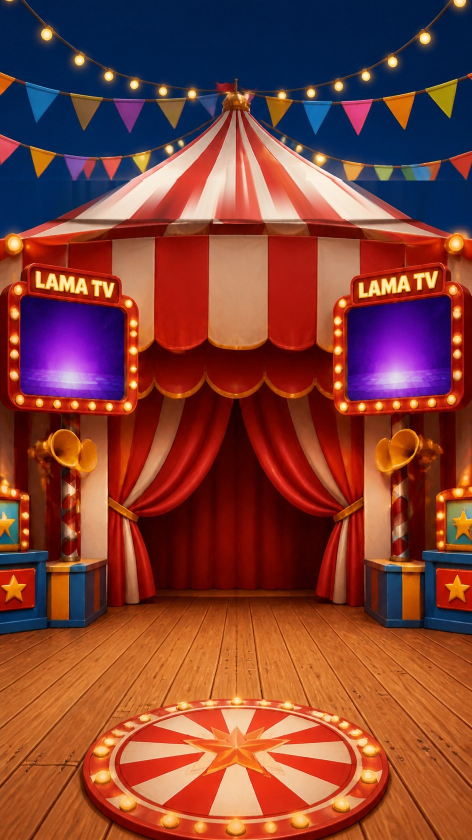
#> input picture lama-basket/web/img/bg.jpg, 944 x 1680 px, found by its file name (shown at 1/2 size)
$ python erase_rail.py ../web/img/bg.jpg
#> lines starting #> are read from the running program, lines starting #| are printed output that depends on the picture; after the words box and inside, x2 and y2 are one past the last pixel; in counts of white or black regions, pixels touching at a corner belong together
"""Efface le rail métallique peint en travers du chapiteau dans img/bg.jpg (et met à jour img/sky_mask.png).

Le jeu dessine sa propre rampe lumineuse plus haut, pour suspendre le panier au-dessus du chapiteau.
- toile : reconstruction le long des rayures (rayons partant du sommet), en fondu entre la rangée
  au-dessus et la rangée au-dessous du rail ; l'ombre du chariot peint est remplacée par la bande rouge voisine ;
- ciel : interpolation verticale des pixels de ciel de chaque colonne (sans les fanions).
Usage : python3 erase_rail.py <dossier img>   (à lancer une seule fois, après prep_assets.py)
"""
import sys

import numpy as np
from PIL import Image, ImageFilter

D = sys.argv[1]
a = np.asarray(Image.open(D + '/bg.jpg').convert('RGB')).astype(np.float32)
H, W, _ = a.shape
#> H = 1680; W = 944
Y0, Y1 = 361, 437          # bande à reconstruire
TOPR, BOTR = 354, 433      # rangées sources (au-dessus / au-dessous du rail)
AX, AY = 472.0, 205.0      # sommet du chapiteau


def samp(row, x):
    x = np.clip(x, 0, W - 1.001)
    x0 = np.floor(x).astype(int)
    f = (x - x0)[..., None]
    return a[row, x0] * (1 - f) + a[row, x0 + 1] * f


# ombre du chariot peint sous le rail, au centre : bande rouge voisine (même hauteur, même ombrage)
for y in range(416, 448):
    sx = 597 + (np.arange(426, 523) - 428) * (676 - 597) / (520 - 428)
    a[y, 426:523] = samp(y, sx.astype(np.float32))
sm = np.asarray(Image.fromarray(a.clip(0, 255).astype(np.uint8)).filter(ImageFilter.GaussianBlur(1.5))).astype(np.float32)
for x in list(range(422, 431)) + list(range(518, 527)):
    a[416:448, x] = a[416:448, x] * 0.4 + sm[416:448, x] * 0.6


def is_sky(p):
    return p[0] < 60 and p[1] < 95 and p[2] > 50 and p[2] > p[0] + 30


def sky_col(rows, x):
    pts = [a[r, x] for r in rows if is_sky(a[r, x])]
    return np.median(pts, 0) if len(pts) >= 3 else None


def fill(vals):
    idx = [i for i, v in enumerate(vals) if v is not None]
    out = np.zeros((W, 3), np.float32)
    for c in range(3):
        out[:, c] = np.interp(np.arange(W), idx, [vals[i][c] for i in idx])
    return out


skyTop = fill([sky_col(range(300, 361), x) for x in range(W)])
#> in sky_col, `pts = [a[r, x] for r in rows if is_sky(a[r, x])]`: pts = 31 items, first 6: [40, 39, 73], [21, 38, 81], [6, 37, 83], [0, 37, 82], [0, 40, 82], [0, 41, 83]
#> in fill, `idx = [i for i, v in enumerate(vals) if v is not None]`: idx = 652 values from 0 to 943
#> after the loop in fill, `for c in range(3):`: out = 944 rows, first 8: [0, 37, 87], [0, 37, 87], [0, 37, 86], [0, 36, 86], [1, 37, 86], [1, 37, 87], [1, 37, 86], [1, 37, 86]
#> skyTop has the same summary as out in fill
skyBot = fill([sky_col(range(430, 446), x) for x in range(W)])
xs = np.arange(W, dtype=np.float32)
#> xs = 944 values from 0 to 943
res = a.copy()
for y in range(Y0, Y1 + 1):
    t = (y - Y0) / (Y1 - Y0)
    w = t * t * (3 - 2 * t)
    xa = AX + (xs - AX) * (TOPR - AY) / (y - AY)
    xb = AX + (xs - AX) * (BOTR - AY) / (y - AY)
    roof = (1 - w) * samp(TOPR, xa) + w * samp(BOTR, xb)
    sky = skyTop * (1 - t) + skyBot * t
    u = (y - 362) / (430 - 362)                     # bords du toit (silhouette) interpolés
    L, R = 257 + (124 - 257) * u, 703 + (813 - 703) * u
    m = np.clip(np.minimum(xs - L, R - xs) + 0.5, 0, 1)[..., None]
    res[y] = roof * m + sky * (1 - m)
res[Y0:Y1 + 1] += np.random.default_rng(3).normal(0, 1.6, res[Y0:Y1 + 1].shape)
bl = np.asarray(Image.fromarray(res.clip(0, 255).astype(np.uint8)).filter(ImageFilter.GaussianBlur(1.0))).astype(np.float32)
for y, k in ((Y0 - 1, 0.5), (Y0, 0.7), (Y0 + 1, 0.5), (Y1 - 1, 0.5), (Y1, 0.7), (Y1 + 1, 0.5)):
    res[y] = res[y] * (1 - k) + bl[y] * k
out = res.clip(0, 255).astype(np.uint8)
Image.fromarray(out).save(D + '/bg.jpg', quality=90, optimize=True, progressive=True)

# masque du ciel : on recalcule la bande (le ciel y est maintenant visible)
o = out.astype(int)
r, g, b = o[..., 0], o[..., 1], o[..., 2]
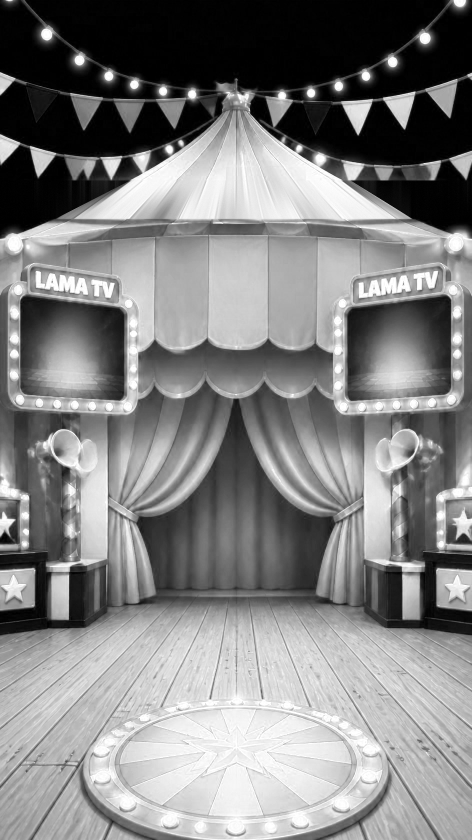
#> r: shape (1680, 944) int64 (shown at 1/2 size); min 0, max 255, mean 130
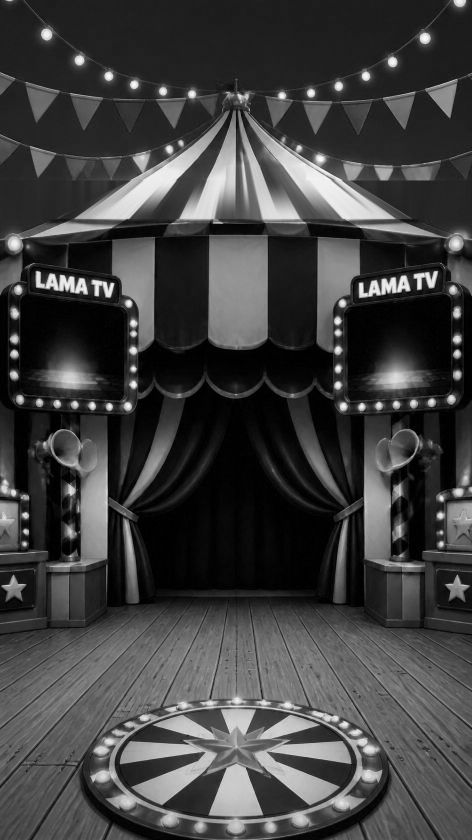
#> g: shape (1680, 944) int64 (shown at 1/2 size); min 0, max 255, mean 63.9
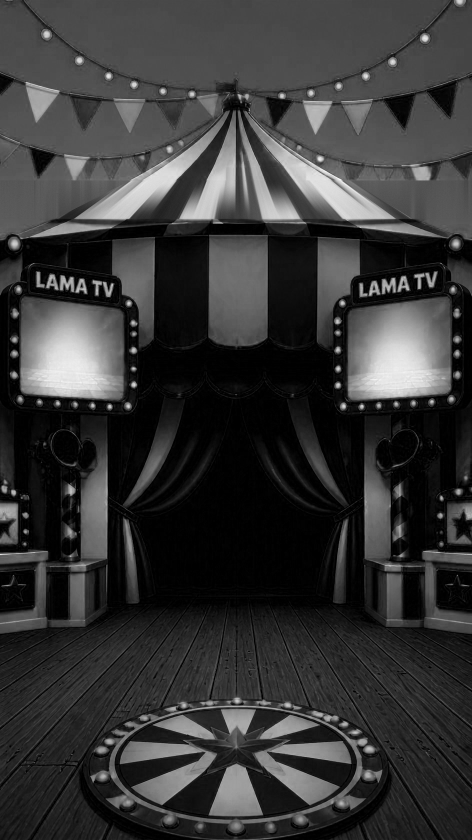
#> b: shape (1680, 944) int64 (shown at 1/2 size); min 0, max 255, mean 54.4
sky = ((b > 45) & (b > r + 25) & (b > g + 12)).astype(np.uint8) * 255
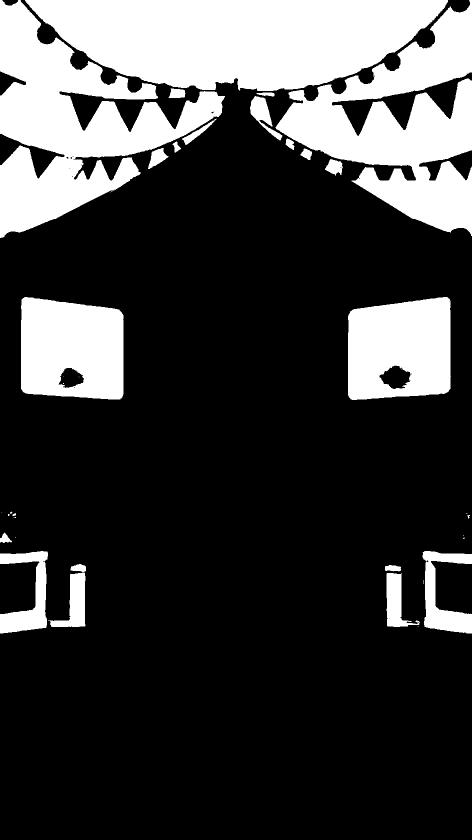
#> sky: shape (1680, 944) (shown at 1/2 size); 24.3% white; 40 white regions (17 under 20 px), largest, box (x1, y1, x2, y2) and area: (50, 0, 896, 182) 112190, (0, 0, 450, 476) 88246, (551, 0, 944, 472) 82030
sk = np.asarray(Image.fromarray(sky).filter(ImageFilter.MedianFilter(5)).filter(ImageFilter.GaussianBlur(1.5)))
mask = Image.open(D + '/sky_mask.png').convert('RGBA')
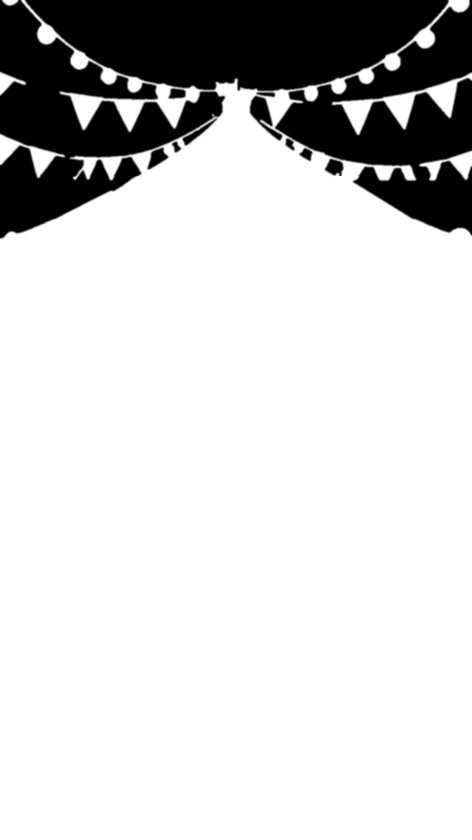
#> input picture lama-basket/web/img/sky_mask.png, 472 x 840 px, found by its file name
#> mask is the input picture: PIL image 472x840 RGBA; mean R, G, B, A 0, 0, 0, 46.9
mw, mh = mask.size
#> mw = 472; mh = 840
half = np.asarray(Image.fromarray(sk).resize((mw, mh), Image.LANCZOS))
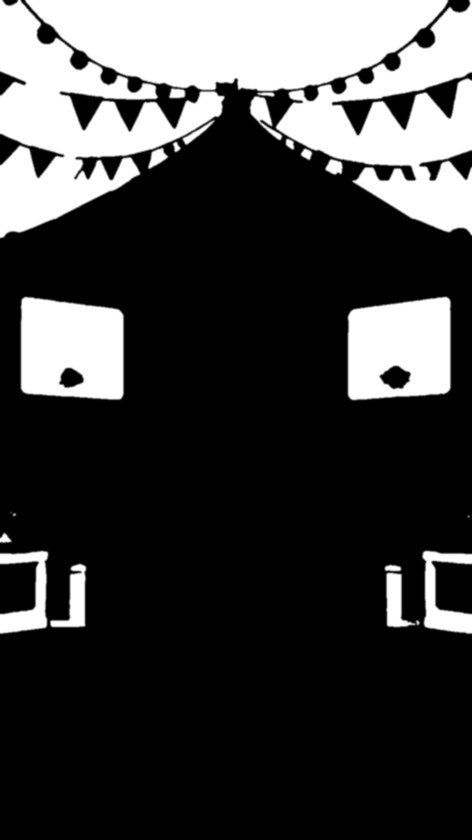
#> half: shape (840, 472); min 0, max 255, mean 61.8
ma = np.asarray(mask).copy()
y0, y1 = (Y0 - 8) * mh // H, (Y1 + 10) * mh // H
#> y0 = 176; y1 = 223
ma[y0:y1, :, 3] = half[y0:y1]
#> ma: shape (840, 472, 4); 0.15% of pixels changed, all inside (x1, y1, x2, y2) = (35, 176, 465, 223)
Image.fromarray(ma, 'RGBA').save(D + '/sky_mask.png', optimize=True)
print('rail effacé, bande', Y0, Y1)
